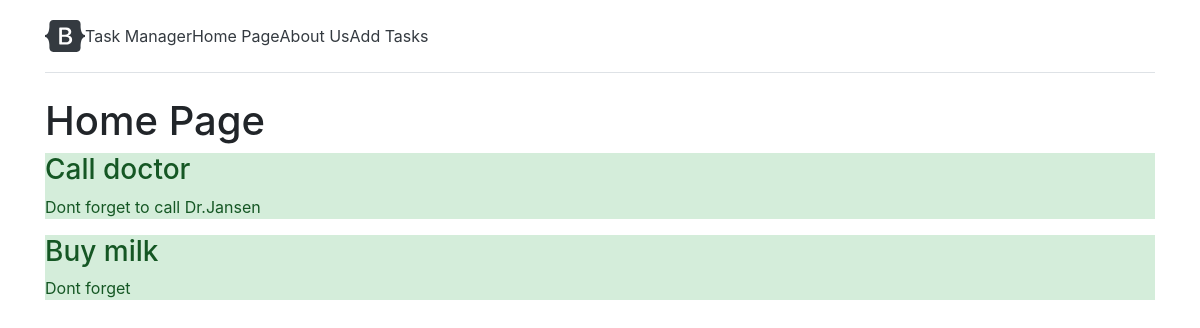
Before: / with the older database file.
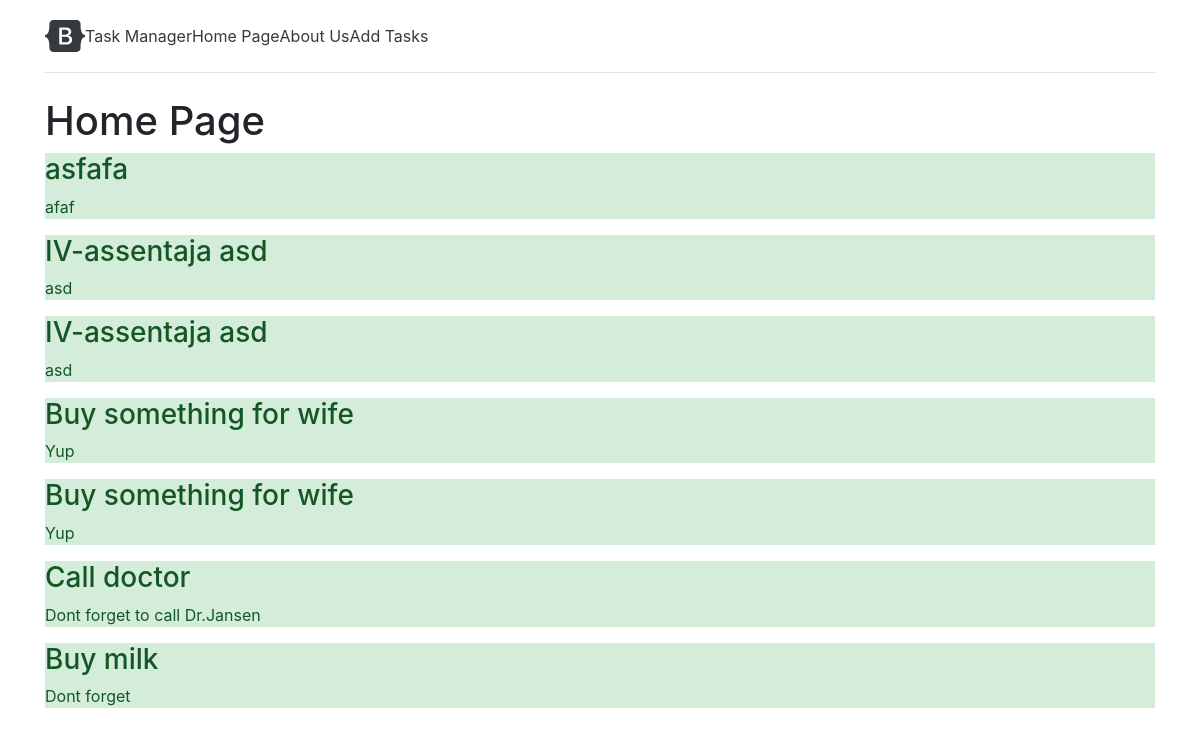
After: the same page with the newer database file.
### main/models.py (models this page shows, shortened)
class Task(models.Model):
    title = models.CharField('Task Title', max_length=50)
    task = models.TextField('Task Body')
    class Meta:
        verbose_name = 'My Tasks'

### main/views.py (the view)
# urls.py: path('', views.index, name='home'),
def index(request):
    tasks = Task.objects.order_by('-id')
    return render(request, 'main/index.html', {'title': 'Home Page', 'tasks': tasks})

### main/Templates/main/index.html (shortened to what this page needs)
{% extends 'main/base.html' %}
{% block content %}
    <h1>Home Page</h1>
    {% if tasks  %}
    {% for el in tasks %}
        <div class="alert-success mt-2">
            <h3>{{ el.title }}</h3>
            <p>{{ el.task }}</p>
        </div>
    {% endfor %}
    {% else %}
        <p>There is no tasks</p>
    {% endif %}
{% endblock %}

### main/Templates/main/base.html (shortened to what this page needs)
<!doctype html>
<html lang="en">
<head>
    <link rel="stylesheet" href="https://cdn.jsdelivr.net/npm/bootstrap@4.6.0/dist/css/bootstrap.min.css">
</head>
<body>
<div class="container py-3">
<div class="d-flex flex-column flex-md-row align-items-center pb-3 mb-4 border-bottom">
      <a href="/" class="d-flex align-items-center text-dark text-decoration-none">
        <span class="fs-4 my-0 mr-md-auto font-weight-normal">Task Manager</span>
      </a>
      <nav class="d-inline-flex mt-2 mt-md-0 ms-md-auto">
        <a class="me-3 py-2 text-dark text-decoration-none" href="{% url 'home' %}">Home Page</a>
        <a class="me-3 py-2 text-dark text-decoration-none" href="{% url 'about' %}">About Us</a>
          <a class="me-3 py-2 text-dark text-decoration-none" href="{% url 'add' %}">Add Tasks</a>
      </nav>
    </div>
    {% block content %}{% endblock %}
</div>
</body>
</html>

Changed rows visible on the page:
added Task: title "asfafa", task "afaf"
added Task: title "IV-assentaja asd", task "asd"
added Task: title "IV-assentaja asd", task "asd"
added Task: title "Buy something for wife", task "Yup"
added Task: title "Buy something for wife", task "Yup"
